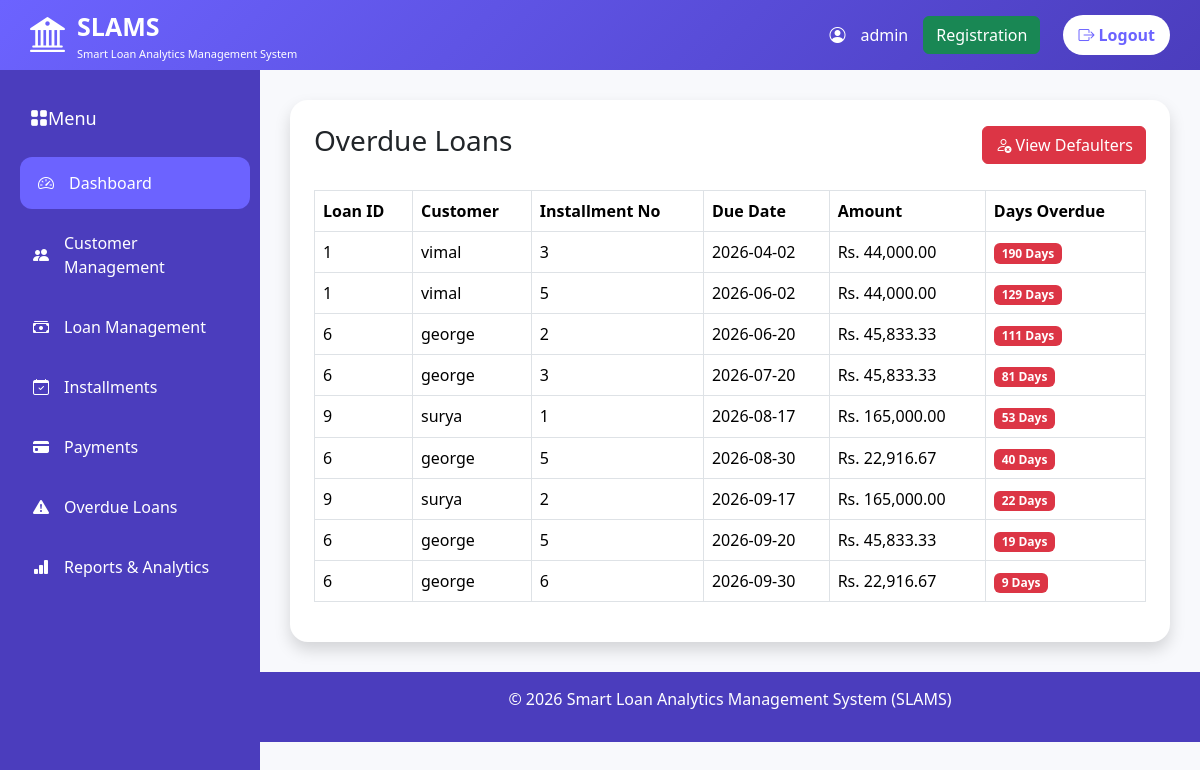
The app's page /overdue/overdue_loans.php (signed in) with its own data.
### tables this page shows
CREATE TABLE `installments` (
  `id` int(11) NOT NULL,
  `installment_no` int(11) DEFAULT NULL,
  `loan_id` int(11) DEFAULT NULL,
  `due_date` date DEFAULT NULL,
  `amount` decimal(10,2) DEFAULT NULL,
  `status` varchar(20) DEFAULT 'unpaid'
);

CREATE TABLE `users` (
  `id` int(11) NOT NULL,
  `name` varchar(100) DEFAULT NULL,
  `email` varchar(100) DEFAULT NULL,
  `password` varchar(255) DEFAULT NULL,
  `role` enum('admin','customer') DEFAULT 'customer'
);

### overdue/overdue_loans.php (the view, shortened to what this page needs)
<?php
include "../config/auth.php";
include "../includes/header.php";
include "../includes/navbar.php";
include "../includes/sidebar.php";
$sql = "
SELECT
installments.*,
loans.customer_id,
users.name
FROM installments
INNER JOIN loans
ON installments.loan_id = loans.id
INNER JOIN customers
ON loans.customer_id = customers.id
INNER JOIN users
ON customers.user_id = users.id
WHERE installments.status='Unpaid'
AND installments.due_date < CURDATE()
ORDER BY installments.due_date ASC
";
$result = $conn->query($sql);
?>
<div class="content">
<div class="card shadow p-4">
<div class="d-flex justify-content-between align-items-center mb-4">
<h3>
Overdue Loans
</h3>
<a href="defaulters.php" class="btn btn-danger">
<i class="bi bi-person-x"></i>
View Defaulters
</a>
</div>
<table class="table table-bordered table-hover">
<thead>
<tr>
<th>Loan ID</th>
<th>Customer</th>
<th>Installment No</th>
<th>Due Date</th>
<th>Amount</th>
<th>Days Overdue</th>
</tr>
</thead>
<tbody>
<?php
if($result && $result->num_rows > 0){
while($row=$result->fetch_assoc()){
$days = floor(
(strtotime(date('Y-m-d')) - strtotime($row['due_date']))
/ (60*60*24)
);
?>
<tr>
<td>
<?= $row['loan_id']; ?>
</td>
<td>
<?= $row['name']; ?>
</td>
<td>
<?= $row['installment_no']; ?>
</td>
<td>
<?= $row['due_date']; ?>
</td>
<td>
Rs. <?= number_format($row['amount'],2); ?>
</td>
<td>
<span class="badge bg-danger">
<?= $days; ?> Days
</span>
</td>
</tr>
<?php
}
}
?>
</tbody>
</table>
</div>
</div>
<?php
include "../includes/footer.php";
?>

### assets/css/style.css (style rules this page uses)
* { box-sizing:border-box; }
body { margin:0; font-family:Arial, sans-serif sans-serif; background:#f5f3ff; }
* { margin:0; padding:0; box-sizing:border-box; }
body { background:#F8F9FC; font-family:'Segoe UI',sans-serif; }
.content { margin-left:260px; padding:100px 30px 30px; }
.card { border:none; border-radius:18px; box-shadow:0 10px 25px rgba(0,0,0,0.08); }
.table thead { background:#6C63FF; color:white; }

### records on screen
installments: loan "1", users.name "vimal", installment_no "3", due_date "2026-04-02", amount "44,000.00", due_date "190"
installments: loan "1", users.name "vimal", installment_no "5", due_date "2026-06-02", amount "44,000.00", due_date "129"
installments: loan "6", users.name "george", installment_no "2", due_date "2026-06-20", amount "45,833.33", due_date "111"
installments: loan "6", users.name "george", installment_no "3", due_date "2026-07-20", amount "45,833.33", due_date "81"
installments: loan "9", users.name "surya", installment_no "1", due_date "2026-08-17", amount "165,000.00", due_date "53"
installments: loan "6", users.name "george", installment_no "5", due_date "2026-08-30", amount "22,916.67", due_date "40"
installments: loan "9", users.name "surya", installment_no "2", due_date "2026-09-17", amount "165,000.00", due_date "22"
installments: loan "6", users.name "george", installment_no "5", due_date "2026-09-20", amount "45,833.33", due_date "19"
installments: loan "6", users.name "george", installment_no "6", due_date "2026-09-30", amount "22,916.67", due_date "9"

### other values on screen
$_SESSION['name'] "admin"
